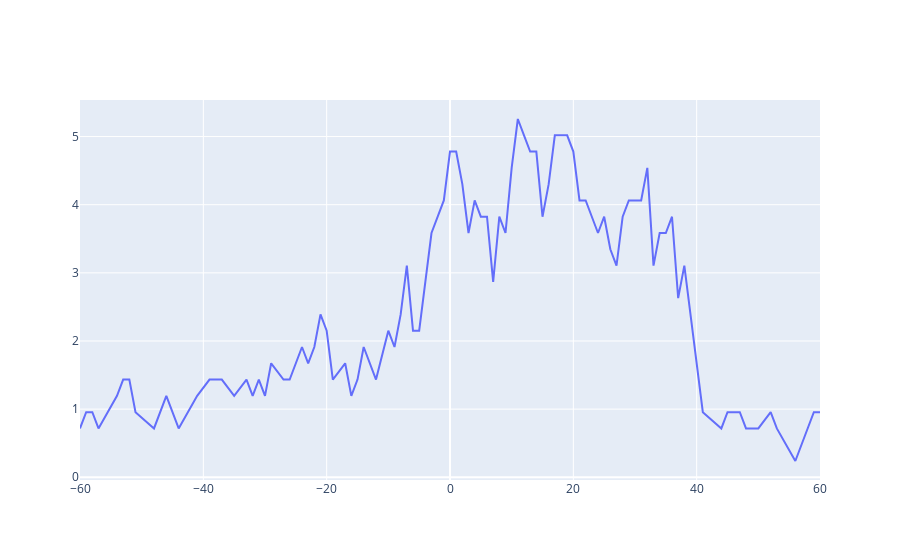

Notebook cell for this chart:
### Code cell
import math
by_pct = Counter()
years = [2018]
national_rep_margin_2018 = 100 * (results[2018]['total_rep'] - results[2018]['total_dem']) / results[2018]['total']

for year in years:
    for row in rep_state_results[year]['results'][0].iterrows():
        national_rep_margin = 100 * (results[year]['total_rep'] - results[year]['total_dem']) / results[year]['total']
        by_pct[int(row[1]['rep_margin'])] += 1
    
smoothed_by_pct = normalize_weights(smooth(by_pct, 3), sum(by_pct.values()))
sorted_by_pct = OrderedDict(sorted(smoothed_by_pct.items()))
dem_blowout = sum([val for key, val in sorted_by_pct.items() if key < -60])
rep_blowout = sum([val for key, val in sorted_by_pct.items() if key > 60])
print("Dem Blowout: {}\tRep Blowout: {}".format(dem_blowout, rep_blowout))
sorted_by_pct = {key: val for key, val in sorted_by_pct.items() if abs(key) <= 60}

trace0 = Scatter(x = list(sorted_by_pct.keys()), y = list(sorted_by_pct.values()))
data = Data([trace0])
iplot(data)

### Figure 1 — Plotly figure (JSON) as saved in the notebook; plotly's stock layout.template omitted (floating-point values rounded to 4 significant figures)
{"data": [{"type": "scatter", "x": [-60, -59, -58, -57, -54, -53, -52, -51, -48, -47, -46, -45, -44, -41, -39, -37, -35, -33, -32, -31, -30, -29, -27, -26, -24, -23, -22, -21, -20, -19, -17, -16, -15, -14, -13, -12, -10, -9, -8, -7, -6, -5, -3, -2, -1, 0, 1, 2, 3, 4, 5, 6, 7, 8, 9, 10, 11, 12, 13, 14, 15, 16, 17, 18, 19, 20, 21, 22, 23, 24, 25, 26, 27, 28, 29, 30, 31, 32, 33, 34, 35, 36, 37, 38, 40, 41, 44, 45, 47, 48, 50, 52, 53, 56, 59, 60], "y": [0.717, 0.956, 0.956, 0.717, 1.195, 1.434, 1.434, 0.956, 0.717, 0.956, 1.195, 0.956, 0.717, 1.195, 1.434, 1.434, 1.195, 1.434, 1.195, 1.434, 1.195, 1.673, 1.434, 1.434, 1.912, 1.673, 1.912, 2.39, 2.151, 1.434, 1.673, 1.195, 1.434, 1.912, 1.673, 1.434, 2.151, 1.912, 2.39, 3.107, 2.151, 2.151, 3.585, 3.824, 4.063, 4.78, 4.78, 4.302, 3.585, 4.063, 3.824, 3.824, 2.868, 3.824, 3.585, 4.541, 5.258, 5.019, 4.78, 4.78, 3.824, 4.302, 5.019, 5.019, 5.019, 4.78, 4.063, 4.063, 3.824, 3.585, 3.824, 3.346, 3.107, 3.824, 4.063, 4.063, 4.063, 4.541, 3.107, 3.585, 3.585, 3.824, 2.629, 3.107, 1.673, 0.956, 0.717, 0.956, 0.956, 0.717, 0.717, 0.956, 0.717, 0.239, 0.956, 0.956]}], "layout": {}}
